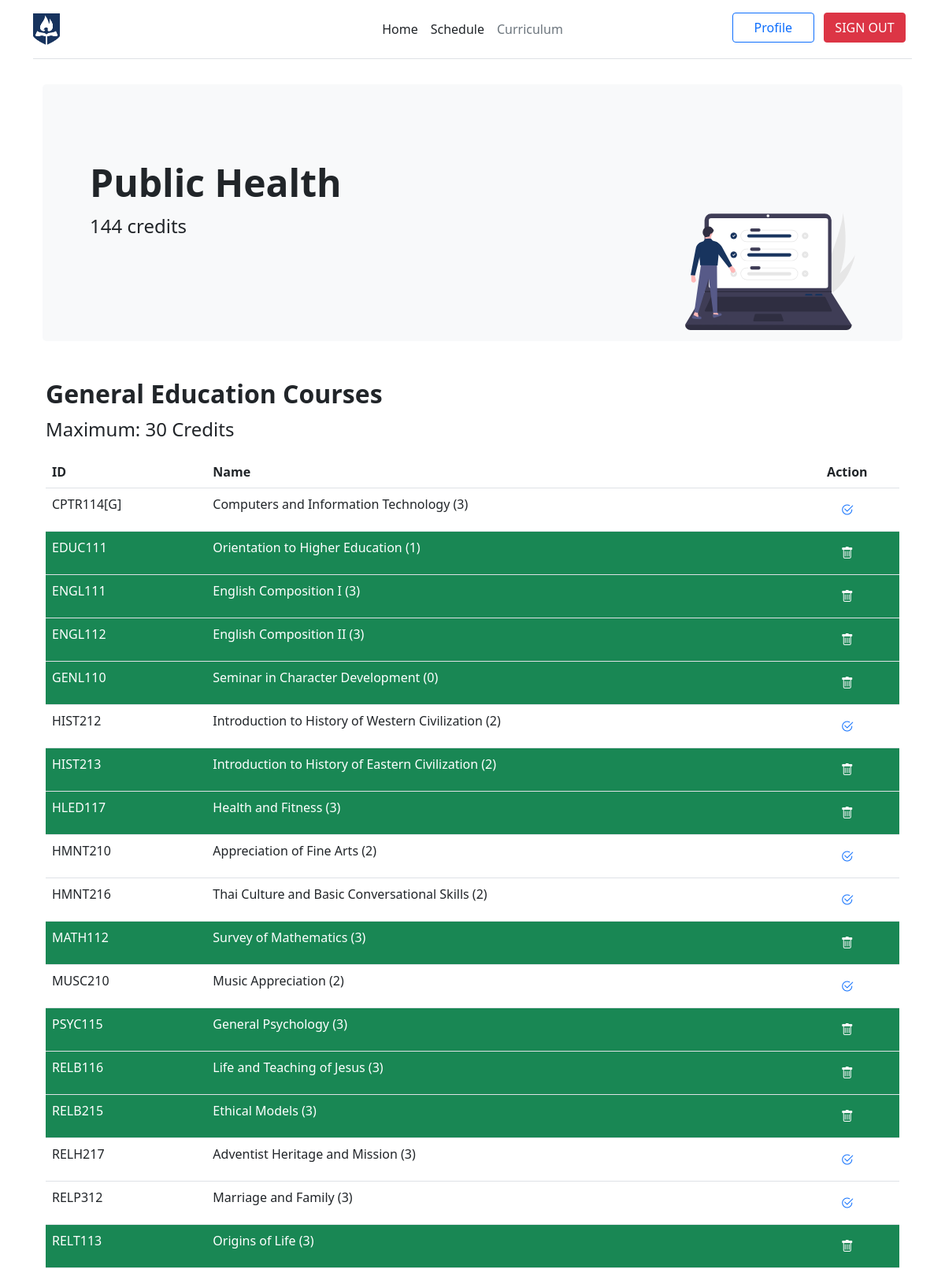
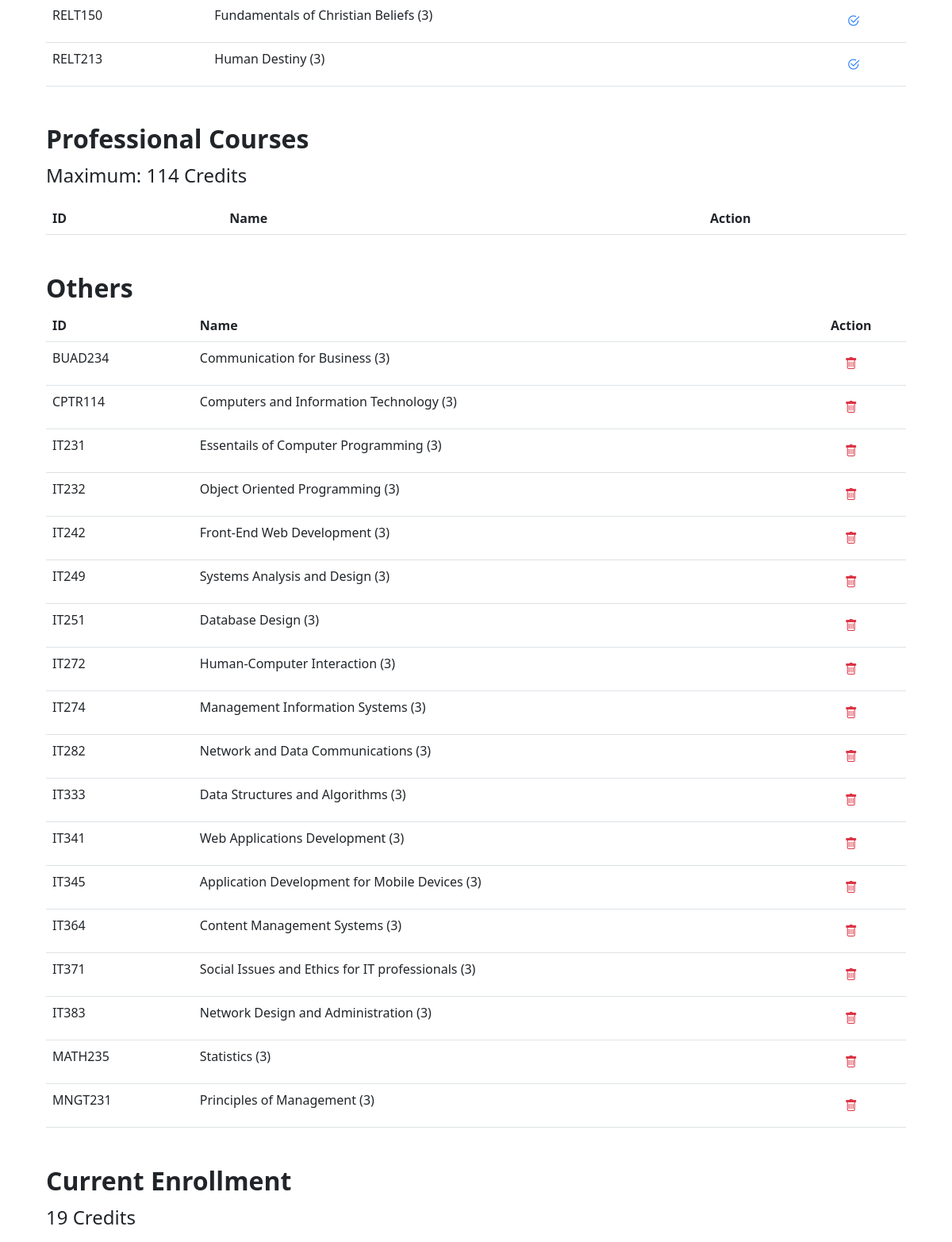
The app's page /ssapp/curriculum (signed in, upper part) with its own data (2 pictures, top to bottom).
### ssapp/models.py (models this page shows, shortened)
class Account(models.Model):
    user = models.OneToOneField(User, on_delete=models.CASCADE, related_name='user')
    major = models.ForeignKey(Curriculum, on_delete=models.CASCADE, related_name='major', null=False)
    enrolled_class = models.ManyToManyField('ClassSchedule', blank=True, related_name="enrolled_class")
    completed_course = models.ManyToManyField('Course', blank=True, related_name="completed_courses")
    earned_credits = models.PositiveSmallIntegerField(default=0)

class Curriculum(models.Model):
    name = models.CharField(max_length=50, unique=True)
    total_credits = models.PositiveSmallIntegerField()
    faculty = models.ForeignKey(Faculty, on_delete=models.CASCADE)
    courses = models.ManyToManyField('Course', blank=True, related_name="curriculum")
    def __str__(self):
        return "{}".format(self.name)

class Course(models.Model):
    id =  models.CharField(max_length=10, primary_key=True)
    name =  models.CharField(max_length=50)
    credits = models.PositiveSmallIntegerField(default=3)
    category = models.CharField(
        choices = [
            ("General Education Courses", "General Education Courses"),
            ("Professional Courses", "Professional Courses"),
        ], max_length=30, default="Professional Courses"
    )
    faculty = models.ManyToManyField('Faculty', blank=True, related_name="courses")

### ssapp/views.py (the view, shortened to what this page needs)
# urls.py: path('curriculum', views.UserCurriculum.as_view(), name='curriculum'),
class UserCurriculum(LoginRequiredMixin, generic.TemplateView):
    login_url = '/accounts/login'
    template_name = 'ssapp/curriculum.html'
    def get(self, *args, **kwargs):
        account = Account.objects.filter(user=self.request.user)[0]
        ge_courses = account.major.courses.filter(category = 'General Education Courses')
        pro_courses = account.major.courses.exclude(category = 'General Education Courses')
        other_courses = account.completed_course.filter(category="Professional Courses").exclude(faculty=account.major.faculty)
        register = 0
        for class_schedule in account.enrolled_class.all():
            register += class_schedule.course.credits
            context = {"account": account, 'ge_courses': ge_courses, 'pro_courses': pro_courses, 'other_courses': other_courses, 'register': register}
        return render(self.request, self.template_name, context)

### ssapp/templates/ssapp/curriculum.html (shortened to what this page needs)
{% extends 'ssapp/base.html' %}
{% load static %}
{% block html_head %}
    <link rel="stylesheet" href="https://cdn.jsdelivr.net/npm/bootstrap-icons@1.5.0/font/bootstrap-icons.css">
{% endblock %}
{% block header_curr %} <span class="text-muted"> Curriculum </span> {% endblock %}
{% block body %}
    <div class="container py-2">
        <div class="p-5 mb-4 bg-light rounded-3">
            <div class="container-fluid py-5 mb-2">
                <h1 class="display-5 fw-bold">{{ account.major }}</h1>
                <img class="float-end" src="{% static 'images/undraw_accept_tasks_po1c.svg' %}" height="150px">
                <p class="col-md-8 fs-4 mb-4"> {{ account.major.total_credits }} credits </p>
            </div>
        </div>
    </div>
    <div class="p-3">
        <h2 class="display-7 fw-bold">General Education Courses</h2>
        <p class="fs-4">Maximum: 30 Credits</p>
        <div class="table-responsive">
            <table class="table table-hover">
                <tr>
                    <th>ID</th>
                    <th>Name</th>
                    <th class="text-center">Action</th>
                </tr>
                {% for course in ge_courses %}
                    {% if course in account.completed_course.all %}
                        <tr class="bg-success text-white">
                        {% else %}
                            <tr>
                            {% endif %}
                            <td>{{ course.id }} </td>
                            <td>{{ course.name }} ({{ course.credits }})</td>
                            <td class="text-center">{% if course in account.completed_course.all %}
                                    <button type="button" id="unenroll_{{ course.pk }}" value="{{ course.pk }}" class="btn btn-link"><i class="bi bi-trash text-light"></i></button>
                                {% else %}
                                    <button class="btn btn-link" id="complete_{{ course.pk }}" value="{{ course.pk }}"><i class="bi bi-check2-circle text-primary"></i></button>
                                {% endif %}</td>
                            </tr>
                        {% endfor %}
            </table>
        </div>
    </div>
    <div class="p-3">
        <h2 class="display-7 fw-bold">Professional Courses</h2>
        <p class="fs-4">Maximum: {{ account.major.total_credits|add:"-30" }} Credits</p>
        <div class="table-responsive">
            <table class="table table-hover">
                <tr>
                    <th>ID</th>
                    <th>Name</th>
                    <th class="text-center">Action</th>
                </tr>
            </table>
        </div>
    </div>
    <div class="p-3">
        <h2 class="display-7 fw-bold">Others</h2>
        <div class="table-responsive">
            <table class="table table-hover">
                <tr>
                    <th>ID</th>
                    <th>Name</th>
                    <th class="text-center">Action</th>
                </tr>
                {% for course in other_courses %}
                    <tr>
                        <td>{{ course.id }} </td>
                        <td>{{ course.name }} ({{ course.credits }})</td>
                        <td class="text-center">   <button type="button" id="unenroll_{{ course.pk }}" value="{{ course.pk }}" class="btn btn-link"><i class="bi bi-trash text-danger"></i></button>
                        </td>
                    </tr>
                {% endfor %}
            </table>
        </div>
    </div>
    <div class="p-3">
        <h2 class="display-7 fw-bold">Current Enrollment</h2>
        <p class="fs-4">{{ register }} Credits</p>
    </div>
{% endblock %}

### records on screen
Account: major "Public Health", major.total_credits "144", major.total_credits|add "114"
Course: id "CPTR114[G]", name "Computers and Information Technology", credits "3"
Course: id "EDUC111", name "Orientation to Higher Education", credits "1"
Course: id "ENGL111", name "English Composition I", credits "3"
Course: id "ENGL112", name "English Composition II", credits "3"
Course: id "GENL110", name "Seminar in Character Development", credits "0"
Course: id "HIST212", name "Introduction to History of Western Civilization", credits "2"
Course: id "HIST213", name "Introduction to History of Eastern Civilization", credits "2"
Course: id "HLED117", name "Health and Fitness", credits "3"
Course: id "HMNT210", name "Appreciation of Fine Arts", credits "2"
Course: id "HMNT216", name "Thai Culture and Basic Conversational Skills", credits "2"
Course: id "MATH112", name "Survey of Mathematics", credits "3"
Course: id "MUSC210", name "Music Appreciation", credits "2"
Course: id "PSYC115", name "General Psychology", credits "3"
Course: id "RELB116", name "Life and Teaching of Jesus", credits "3"
Course: id "RELB215", name "Ethical Models", credits "3"
Course: id "RELH217", name "Adventist Heritage and Mission", credits "3"
Course: id "RELP312", name "Marriage and Family", credits "3"
Course: id "RELT113", name "Origins of Life", credits "3"
Course: id "RELT150", name "Fundamentals of Christian Beliefs", credits "3"
Course: id "RELT213", name "Human Destiny", credits "3"
Course: id "BUAD234", name "Communication for Business", credits "3"
Course: id "CPTR114", name "Computers and Information Technology", credits "3"
Course: id "IT231", name "Essentails of Computer Programming", credits "3"
Course: id "IT232", name "Object Oriented Programming", credits "3"
Course: id "IT242", name "Front-End Web Development", credits "3"
Course: id "IT249", name "Systems Analysis and Design", credits "3"
Course: id "IT251", name "Database Design", credits "3"
Course: id "IT272", name "Human-Computer Interaction", credits "3"
Course: id "IT274", name "Management Information Systems", credits "3"
Course: id "IT282", name "Network and Data Communications", credits "3"
Course: id "IT333", name "Data Structures and Algorithms", credits "3"
Course: id "IT341", name "Web Applications Development", credits "3"
Course: id "IT345", name "Application Development for Mobile Devices", credits "3"
Course: id "IT364", name "Content Management Systems", credits "3"
Course: id "IT371", name "Social Issues and Ethics for IT professionals", credits "3"
Course: id "IT383", name "Network Design and Administration", credits "3"
Course: id "MATH235", name "Statistics", credits "3"
Course: id "MNGT231", name "Principles of Management", credits "3"

### other values on screen
{{ register }} "19"
